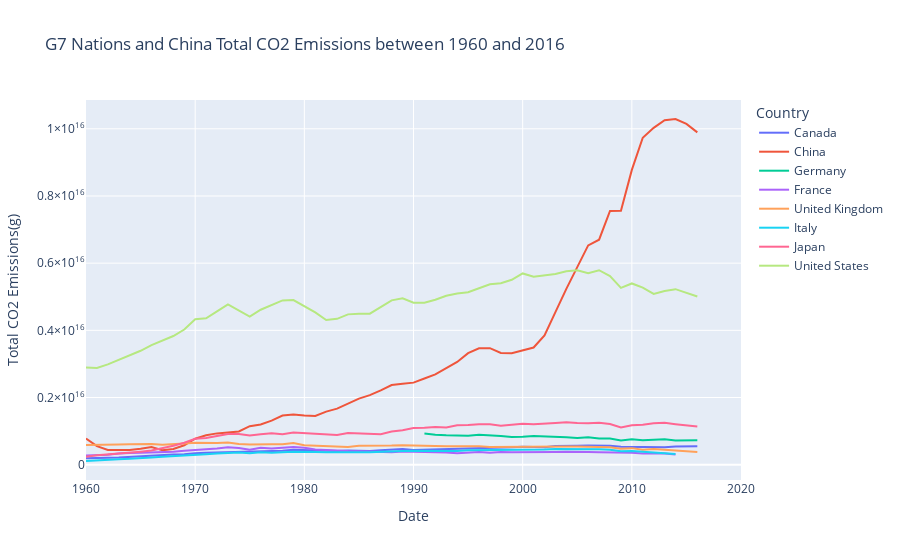
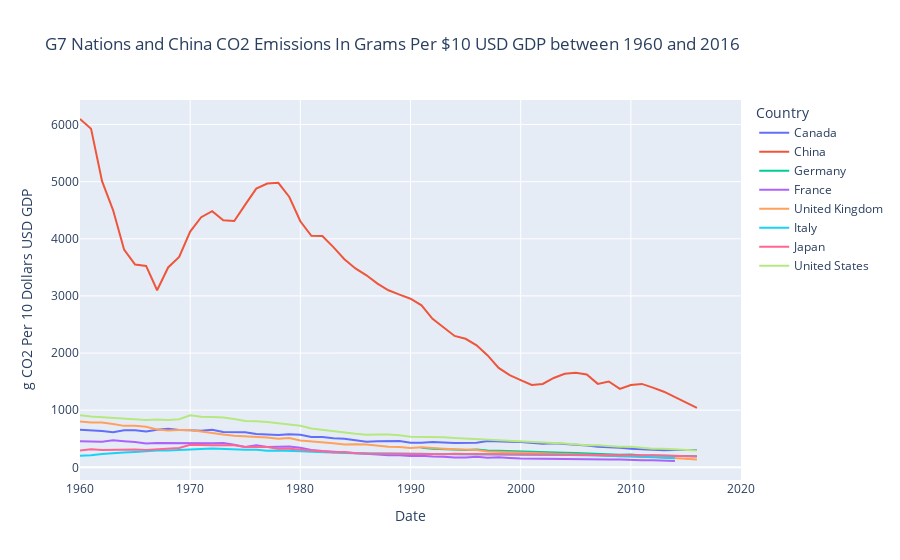
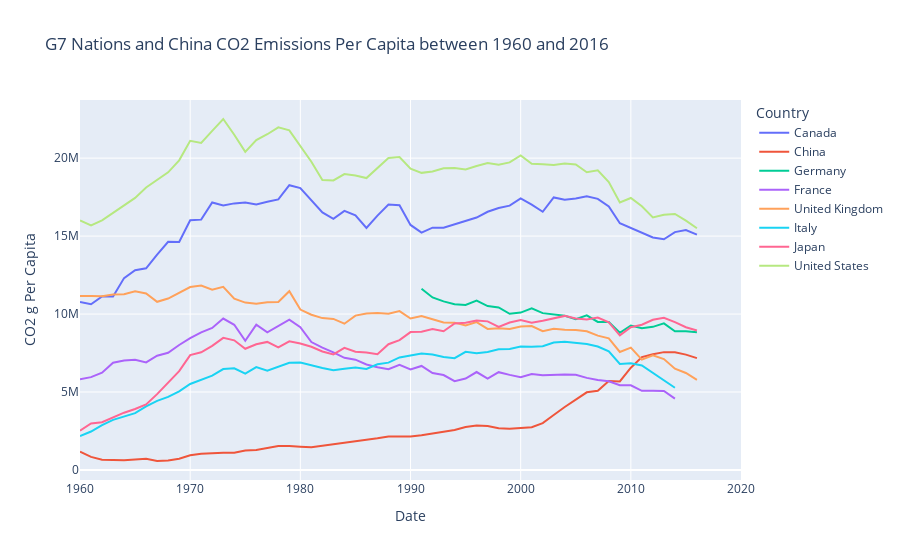

Notebook code for these charts, in order:
### Markdown cell above
### 3. Explore

We will examine CO2 emissions by creating a few line graphs showing CO2 emissions in G7 countries.

### Code cell
# Create Figures
fig1 = px.line(df, x="Date", y="Total CO2 Emissions(g)", color='Country',
              title="G7 Nations and China Total CO2 Emissions between 1960 and 2016")
fig2 = px.line(df, x="Date", y="g CO2 Per 10 Dollars USD GDP", color='Country', 
               title="G7 Nations and China CO2 Emissions In Grams Per $10 USD GDP between 1960 and 2016")
fig3 = px.line(df, x="Date", y="CO2 g Per Capita", color='Country', 
               title='G7 Nations and China CO2 Emissions Per Capita between 1960 and 2016')

#Show figures
fig1.show()
fig2.show()
fig3.show()
